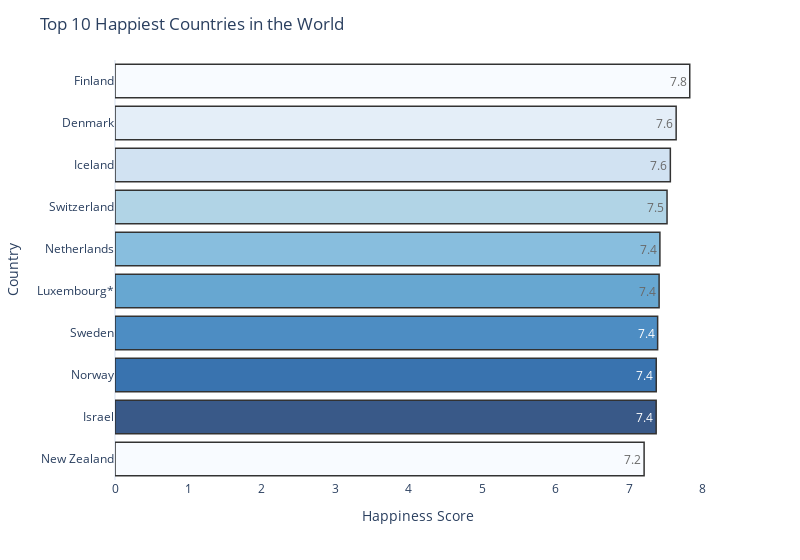

The notebook cell saved with this chart:
### Markdown cell above
### Task 1: EDA

### 1.1
For the first task of exploratory data analysis (EDA), we will identify the top 10 happiest countries based on the "Happiness Score" metric. This will provide an overview of the countries with the highest levels of overall happiness. We will achieve this by using the "nlargest" method to select the top 10 happiest countries from the dataframe. Once we have the data, we will use plotly to create a horizontal bar chart that shows the "Happiness Score" of each country, allowing for easy comparison.

### Code cell
# Select the top 10 happiest countries from the dataframe
top_10_happiest = df.nlargest(10, "Happiness Score")

# Create a bar chart using plotly
fig = px.bar(data_frame=top_10_happiest,
             y="Country",
             x="Happiness Score",
             orientation='h',
             color="Country",
             text="Happiness Score",
             color_discrete_sequence=px.colors.sequential.Blues)

# Format the chart
fig.update_traces(texttemplate='%{text:.2s}', 
                  textposition='inside', 
                  marker_line_color='rgb(0,0,0)', 
                  marker_line_width=1.5, 
                  opacity=0.8)
fig.update_layout(width=800,
                  showlegend=False,
                  title="Top 10 Happiest Countries in the World",
                  xaxis=dict(title="Happiness Score", showgrid=False),
                  yaxis=dict(title="Country", showgrid=False))

# Display the chart
fig.show()

### Figure 1 — Plotly figure (JSON) as saved in the notebook; plotly's stock layout.template omitted (floating-point values rounded to 4 significant figures)
{"data": [{"alignmentgroup": "True", "hovertemplate": "Country=%{y}<br>Happiness Score=%{text}<extra></extra>", "legendgroup": "Finland", "marker": {"color": "rgb(247,251,255)", "line": {"color": "rgb(0,0,0)", "width": 1.5}, "pattern": {"shape": ""}}, "name": "Finland", "offsetgroup": "Finland", "opacity": 0.8, "orientation": "h", "showlegend": true, "text": [7.821], "textposition": "inside", "texttemplate": "%{text:.2s}", "type": "bar", "x": [7.821], "xaxis": "x", "y": ["Finland"], "yaxis": "y"}, {"alignmentgroup": "True", "hovertemplate": "Country=%{y}<br>Happiness Score=%{text}<extra></extra>", "legendgroup": "Denmark", "marker": {"color": "rgb(222,235,247)", "line": {"color": "rgb(0,0,0)", "width": 1.5}, "pattern": {"shape": ""}}, "name": "Denmark", "offsetgroup": "Denmark", "opacity": 0.8, "orientation": "h", "showlegend": true, "text": [7.636], "textposition": "inside", "texttemplate": "%{text:.2s}", "type": "bar", "x": [7.636], "xaxis": "x", "y": ["Denmark"], "yaxis": "y"}, {"alignmentgroup": "True", "hovertemplate": "Country=%{y}<br>Happiness Score=%{text}<extra></extra>", "legendgroup": "Iceland", "marker": {"color": "rgb(198,219,239)", "line": {"color": "rgb(0,0,0)", "width": 1.5}, "pattern": {"shape": ""}}, "name": "Iceland", "offsetgroup": "Iceland", "opacity": 0.8, "orientation": "h", "showlegend": true, "text": [7.557], "textposition": "inside", "texttemplate": "%{text:.2s}", "type": "bar", "x": [7.557], "xaxis": "x", "y": ["Iceland"], "yaxis": "y"}, {"alignmentgroup": "True", "hovertemplate": "Country=%{y}<br>Happiness Score=%{text}<extra></extra>", "legendgroup": "Switzerland", "marker": {"color": "rgb(158,202,225)", "line": {"color": "rgb(0,0,0)", "width": 1.5}, "pattern": {"shape": ""}}, "name": "Switzerland", "offsetgroup": "Switzerland", "opacity": 0.8, "orientation": "h", "showlegend": true, "text": [7.512], "textposition": "inside", "texttemplate": "%{text:.2s}", "type": "bar", "x": [7.512], "xaxis": "x", "y": ["Switzerland"], "yaxis": "y"}, {"alignmentgroup": "True", "hovertemplate": "Country=%{y}<br>Happiness Score=%{text}<extra></extra>", "legendgroup": "Netherlands", "marker": {"color": "rgb(107,174,214)", "line": {"color": "rgb(0,0,0)", "width": 1.5}, "pattern": {"shape": ""}}, "name": "Netherlands", "offsetgroup": "Netherlands", "opacity": 0.8, "orientation": "h", "showlegend": true, "text": [7.415], "textposition": "inside", "texttemplate": "%{text:.2s}", "type": "bar", "x": [7.415], "xaxis": "x", "y": ["Netherlands"], "yaxis": "y"}, {"alignmentgroup": "True", "hovertemplate": "Country=%{y}<br>Happiness Score=%{text}<extra></extra>", "legendgroup": "Luxembourg*", "marker": {"color": "rgb(66,146,198)", "line": {"color": "rgb(0,0,0)", "width": 1.5}, "pattern": {"shape": ""}}, "name": "Luxembourg*", "offsetgroup": "Luxembourg*", "opacity": 0.8, "orientation": "h", "showlegend": true, "text": [7.404], "textposition": "inside", "texttemplate": "%{text:.2s}", "type": "bar", "x": [7.404], "xaxis": "x", "y": ["Luxembourg*"], "yaxis": "y"}, {"alignmentgroup": "True", "hovertemplate": "Country=%{y}<br>Happiness Score=%{text}<extra></extra>", "legendgroup": "Sweden", "marker": {"color": "rgb(33,113,181)", "line": {"color": "rgb(0,0,0)", "width": 1.5}, "pattern": {"shape": ""}}, "name": "Sweden", "offsetgroup": "Sweden", "opacity": 0.8, "orientation": "h", "showlegend": true, "text": [7.384], "textposition": "inside", "texttemplate": "%{text:.2s}", "type": "bar", "x": [7.384], "xaxis": "x", "y": ["Sweden"], "yaxis": "y"}, {"alignmentgroup": "True", "hovertemplate": "Country=%{y}<br>Happiness Score=%{text}<extra></extra>", "legendgroup": "Norway", "marker": {"color": "rgb(8,81,156)", "line": {"color": "rgb(0,0,0)", "width": 1.5}, "pattern": {"shape": ""}}, "name": "Norway", "offsetgroup": "Norway", "opacity": 0.8, "orientation": "h", "showlegend": true, "text": [7.365], "textposition": "inside", "texttemplate": "%{text:.2s}", "type": "bar", "x": [7.365], "xaxis": "x", "y": ["Norway"], "yaxis": "y"}, {"alignmentgroup": "True", "hovertemplate": "Country=%{y}<br>Happiness Score=%{text}<extra></extra>", "legendgroup": "Israel", "marker": {"color": "rgb(8,48,107)", "line": {"color": "rgb(0,0,0)", "width": 1.5}, "pattern": {"shape": ""}}, "name": "Israel", "offsetgroup": "Israel", "opacity": 0.8, "orientation": "h", "showlegend": true, "text": [7.364], "textposition": "inside", "texttemplate": "%{text:.2s}", "type": "bar", "x": [7.364], "xaxis": "x", "y": ["Israel"], "yaxis": "y"}, {"alignmentgroup": "True", "hovertemplate": "Country=%{y}<br>Happiness Score=%{text}<extra></extra>", "legendgroup": "New Zealand", "marker": {"color": "rgb(247,251,255)", "line": {"color": "rgb(0,0,0)", "width": 1.5}, "pattern": {"shape": ""}}, "name": "New Zealand", "offsetgroup": "New Zealand", "opacity": 0.8, "orientation": "h", "showlegend": true, "text": [7.2], "textposition": "inside", "texttemplate": "%{text:.2s}", "type": "bar", "x": [7.2], "xaxis": "x", "y": ["New Zealand"], "yaxis": "y"}], "layout": {"barmode": "relative", "legend": {"title": {"text": "Country"}, "tracegroupgap": 0}, "margin": {"t": 60}, "showlegend": false, "title": {"text": "Top 10 Happiest Countries in the World"}, "width": 800, "xaxis": {"anchor": "y", "domain": [0, 1], "showgrid": false, "title": {"text": "Happiness Score"}}, "yaxis": {"anchor": "x", "categoryarray": ["New Zealand", "Israel", "Norway", "Sweden", "Luxembourg*", "Netherlands", "Switzerland", "Iceland", "Denmark", "Finland"], "categoryorder": "array", "domain": [0, 1], "showgrid": false, "title": {"text": "Country"}}}}
